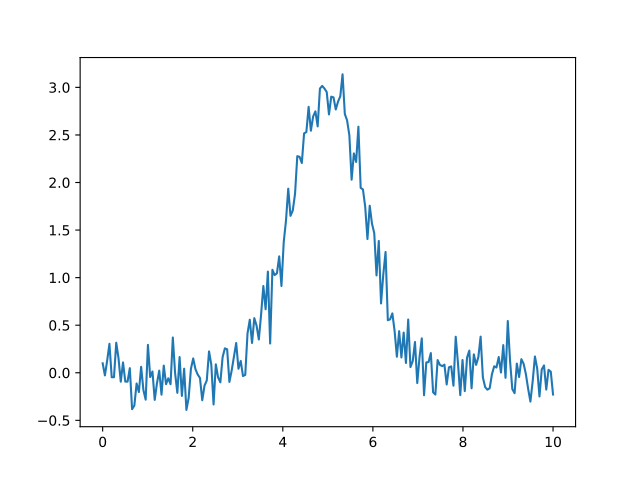

This figure's Python source:
import numpy as np
from astropy import units as u
from astropy.nddata import StdDevUncertainty
from astropy.modeling import models
from specutils import Spectrum1D, SpectralRegion
np.random.seed(42)
spectral_axis = np.linspace(0., 10., 200) * u.GHz
spectral_model = models.Gaussian1D(amplitude=3*u.Jy, mean=5*u.GHz, stddev=0.8*u.GHz)
flux = spectral_model(spectral_axis)
flux += np.random.normal(0., 0.2, spectral_axis.shape) * u.Jy
uncertainty = StdDevUncertainty(0.2*np.ones(flux.shape)*u.Jy)
noisy_gaussian = Spectrum1D(spectral_axis=spectral_axis, flux=flux, uncertainty=uncertainty)
import matplotlib.pyplot as plt #doctest:+SKIP
plt.plot(noisy_gaussian.spectral_axis, noisy_gaussian.flux) #doctest:+SKIP
